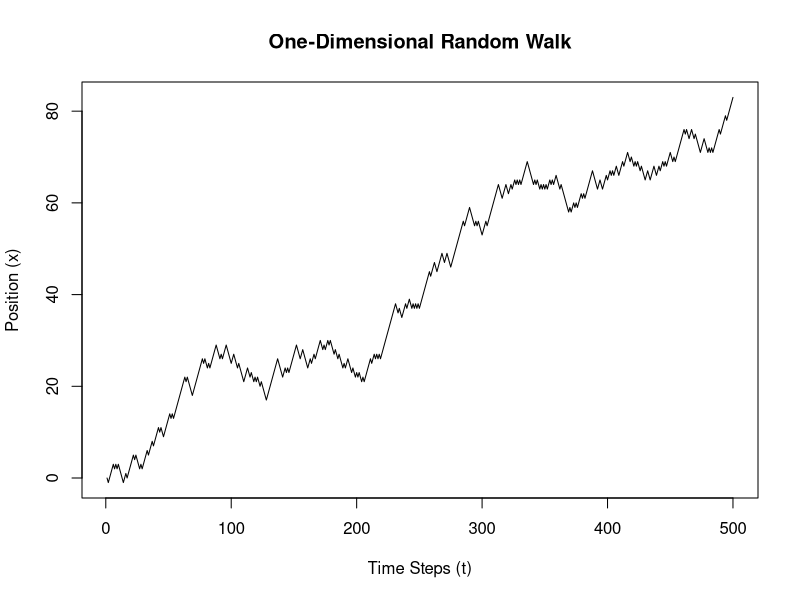
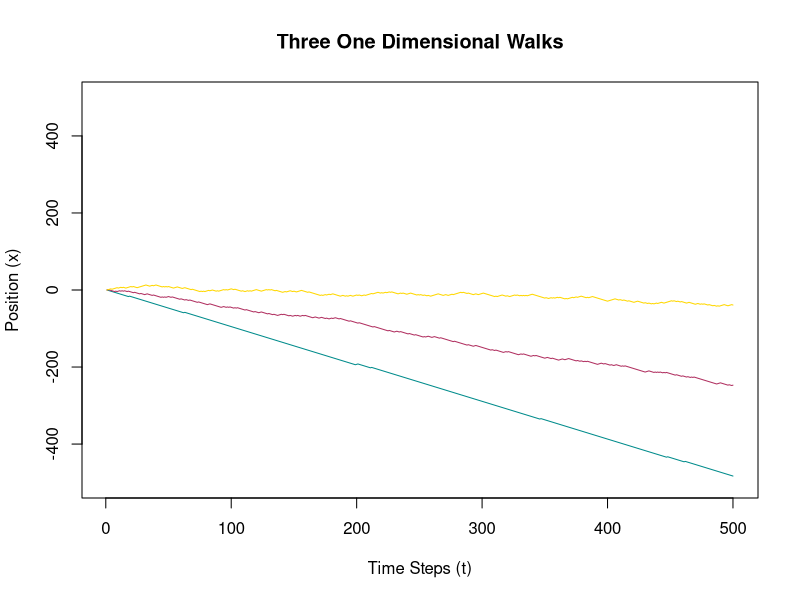

The R script that drew these images, in order:
## ---- chunk 1
library(tidyverse)
## ---- chunk 2
run_one_sim <- function(seed, n_a, n_b){
   
   while(n_a > 0 & n_b > 0){
      flips <- sample(x = c("H", "T"),size = 1, replace = T)
    
       if (flips == "H") {
        n_a <- n_a + 1
        n_b <- n_b - 1
      } 
      if (flips == "T") { 
        n_a <- n_a - 1
        n_b <- n_b + 1
      }
    }
 
  return(list(heads = n_a, tails = n_b))
}

a_wins <- 0
b_wins <- 0
runs <- 1000

for(i in 1:runs){
  winCount <- run_one_sim((as.integer(runif(1,min = 1,max = 500))),10,10)
  
  if(winCount$heads == 0){
    b_wins <- b_wins + 1
  }
  if(winCount$tails == 0){
    a_wins <- a_wins + 1
  }
}

cat("head wins: ", a_wins, '\n')
cat("tail wins: ", b_wins, '\n\n')

if(a_wins > b_wins){
  a_wins/runs
}
if(b_wins > a_wins){
  b_wins/runs
}
## ---- chunk 3
p_matrix <- matrix(0, nrow = 5, ncol = 5)

runs <- 1000

for(i in 1:5){ 
  #i is representation of n_a, in the i'th row of the matrix
  for(j in 1:5){
    #j is the representation of n_b, in the j'th column in the matrix
    a_win <- 0 
    b_win <- 0
    for(k in 1:runs){ 
      
      runCount <- run_one_sim((as.integer(runif(1,min = 1,max = 500))),i,j)
      
      if(runCount$heads == 0){
        b_win <- b_win + 1
      }
      if(runCount$tails == 0){
        a_win <- a_win + 1
      }
    }
 
    if(a_win > b_win){
      p_matrix[i,j] = a_win/runs
    }
    if(b_win > a_win){
      p_matrix[i,j] =  b_win/runs
    }
  } 
} 

print(p_matrix)
## ---- chunk 4
random_walk <- function(n_steps, p) {
  positions <- numeric(n_steps)
  positions[1] <- 0
  
  for (i in 2:n_steps) {
    random_num <- runif(1)
    if (random_num <= p) {
      positions[i] <- positions[i - 1] + 1
    } else {
      positions[i] <- positions[i - 1] - 1
    }
  }
  return(positions)
}

#set.seed(123)
random_walk(5, 0.5)
## ---- chunk 5
p <- 0.55

plot(1:500, random_walk(500, p), type = "l", 
     xlab = "Time Steps (t)", ylab = "Position (x)", 
     main = "One-Dimensional Random Walk")

## ---- chunk 6
#set.seed(123)
p1 <- runif(1)
p2 <- runif(1)
p3 <- runif(1)

random_walk_1 <- random_walk(500, p1)
random_walk_2 <- random_walk(500, p2)
random_walk_3 <- random_walk(500, p3)

plot(1:500, random_walk_1,
     type = "l",
     col = "darkcyan", 
     xlab = "Time Steps (t)",
     ylab = "Position (x)", 
     main = "Three One Dimensional Walks",
     ylim = c(-500,500))

lines(1:500, random_walk_2, col = "maroon")
lines(1:500, random_walk_3, col = "gold")

